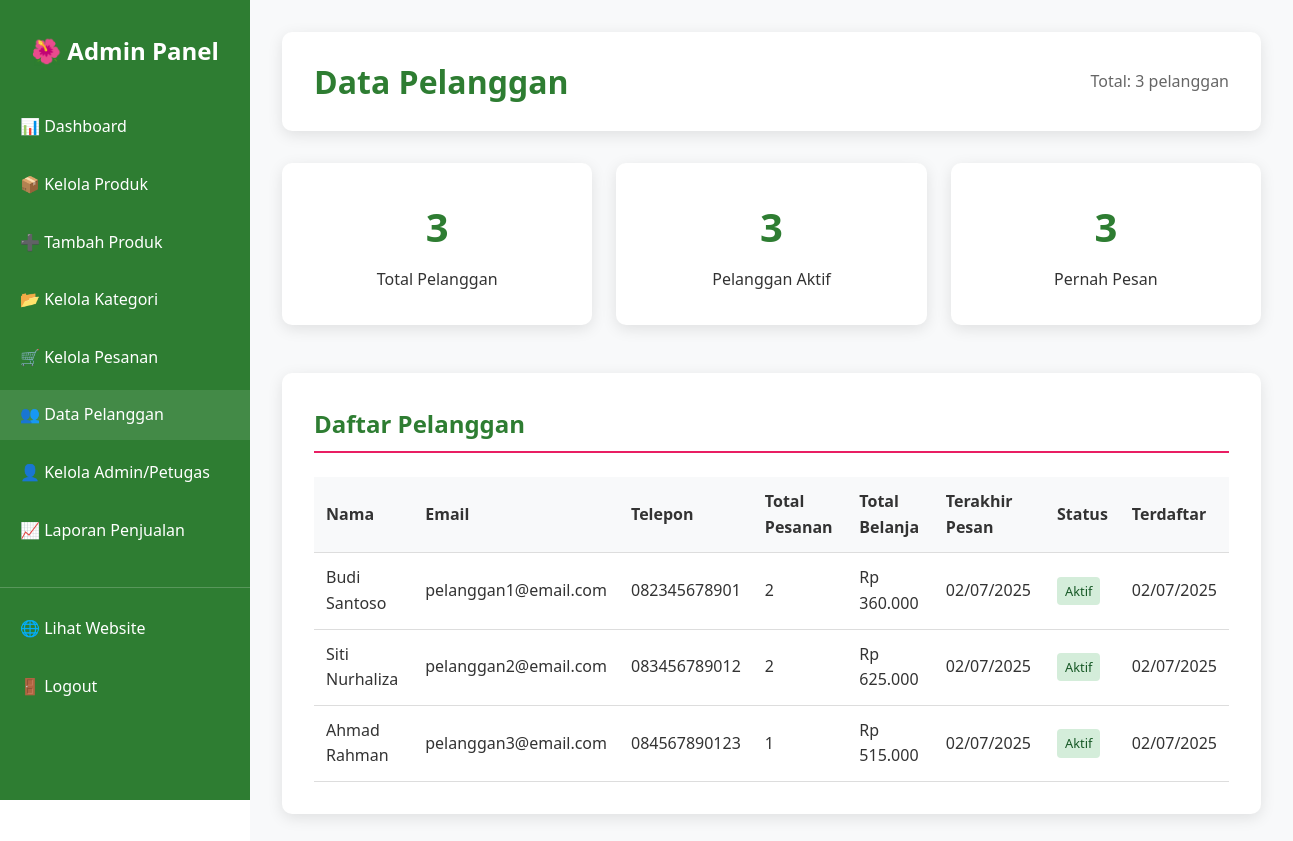
The page /admin/customers.php (signed in) on the database its author committed.
### tables this page shows
CREATE TABLE users (
    id INT PRIMARY KEY AUTO_INCREMENT,
    username VARCHAR(50) UNIQUE NOT NULL,
    email VARCHAR(100) UNIQUE NOT NULL,
    password VARCHAR(255) NOT NULL,
    full_name VARCHAR(100) NOT NULL,
    phone VARCHAR(20),
    address TEXT,
    role ENUM('admin', 'petugas', 'pelanggan') DEFAULT 'pelanggan',
    is_active TINYINT(1) DEFAULT 1,
    created_at TIMESTAMP DEFAULT CURRENT_TIMESTAMP,
    updated_at TIMESTAMP DEFAULT CURRENT_TIMESTAMP ON UPDATE CURRENT_TIMESTAMP
);

### config/database.php (called while the page is built, shortened)
<?php
function formatRupiah($amount) {
    return 'Rp ' . number_format($amount, 0, ',', '.');
}
?>

### admin/customers.php (the view, shortened to what this page needs)
<?php
require_once '../config/database.php';
$pdo = getConnection();
$stmt = $pdo->prepare("
    SELECT u.*,
           COUNT(o.id) as total_orders,
           COALESCE(SUM(o.total_amount), 0) as total_spent,
           MAX(o.order_date) as last_order
    FROM users u
    LEFT JOIN orders o ON u.id = o.user_id
    WHERE u.role = 'pelanggan'
    GROUP BY u.id
    ORDER BY u.created_at DESC
");
$stmt->execute();
$customers = $stmt->fetchAll();
?>
<!DOCTYPE html>
<html lang="id">
<head>
    <link rel="stylesheet" href="../assets/css/style.css">
    <link rel="stylesheet" href="assets/admin.css">
</head>
<body>
    <div class="admin-container">
        <?php include 'includes/sidebar.php'; ?>
        <div class="main-content">
            <div class="page-header">
                <h1>Data Pelanggan</h1>
                <div>
                    <span style="color: #666;">Total: <?php echo count($customers); ?> pelanggan</span>
                </div>
            </div>
            <div class="stats-grid">
                <div class="stat-card">
                    <div class="stat-number"><?php echo count($customers); ?></div>
                    <div>Total Pelanggan</div>
                </div>
                <div class="stat-card">
                    <div class="stat-number"><?php echo count(array_filter($customers, fn($c) => $c['is_active'])); ?></div>
                    <div>Pelanggan Aktif</div>
                </div>
                <div class="stat-card">
                    <div class="stat-number"><?php echo count(array_filter($customers, fn($c) => $c['total_orders'] > 0)); ?></div>
                    <div>Pernah Pesan</div>
                </div>
            </div>
            <div class="content-card">
                <h2>Daftar Pelanggan</h2>
                <table class="table">
                    <thead>
                        <tr>
                            <th>Nama</th>
                            <th>Email</th>
                            <th>Telepon</th>
                            <th>Total Pesanan</th>
                            <th>Total Belanja</th>
                            <th>Terakhir Pesan</th>
                            <th>Status</th>
                            <th>Terdaftar</th>
                        </tr>
                    </thead>
                    <tbody>
                        <?php foreach($customers as $customer): ?>
                        <tr>
                            <td><?php echo htmlspecialchars($customer['full_name']); ?></td>
                            <td><?php echo htmlspecialchars($customer['email']); ?></td>
                            <td><?php echo htmlspecialchars($customer['phone'] ?: '-'); ?></td>
                            <td><?php echo $customer['total_orders']; ?></td>
                            <td><?php echo formatRupiah($customer['total_spent']); ?></td>
                            <td><?php echo $customer['last_order'] ? date('d/m/Y', strtotime($customer['last_order'])) : '-'; ?></td>
                            <td>
                                <span class="status-badge <?php echo $customer['is_active'] ? 'status-active' : 'status-inactive'; ?>">
                                    <?php echo $customer['is_active'] ? 'Aktif' : 'Tidak Aktif'; ?>
                                </span>
                            </td>
                            <td><?php echo date('d/m/Y', strtotime($customer['created_at'])); ?></td>
                        </tr>
                        <?php endforeach; ?>
                    </tbody>
                </table>
            </div>
        </div>
    </div>
</body>
</html>

### assets/css/style.css (style rules this page uses)
* { margin: 0; padding: 0; box-sizing: border-box; }
body { font-family: 'Segoe UI', Tahoma, Geneva, Verdana, sans-serif; line-height: 1.6; color: #333; background-color: #fff; }
.page-header { background: linear-gradient(135deg, #f8f9fa, #e8f5e8); padding: 2rem 0; text-align: center; }
.main-content { min-height: 100vh; padding-top: 0; }

### admin/assets/admin.css (style rules this page uses)
.admin-container { display: flex; min-height: 100vh; font-family: 'Segoe UI', Tahoma, Geneva, Verdana, sans-serif; }
.main-content { flex: 1; margin-left: 250px; padding: 2rem; background: #f8f9fa; min-height: 100vh; }
.page-header { display: flex; justify-content: space-between; align-items: center; margin-bottom: 2rem; background: white; padding: 1.5rem 2rem; border-radius: 10px; box-shadow: 0 4px 15px rgba(0,0,0,0.1); }
.page-header h1 { color: #2e7d32; margin: 0; font-size: 2rem; }
.content-card { background: white; padding: 2rem; border-radius: 10px; box-shadow: 0 4px 15px rgba(0,0,0,0.1); margin-bottom: 2rem; }
.content-card h2 { color: #2e7d32; margin-bottom: 1.5rem; font-size: 1.5rem; border-bottom: 2px solid #e91e63; padding-bottom: 0.5rem; }
.stats-grid { display: grid; grid-template-columns: repeat(auto-fit, minmax(250px, 1fr)); gap: 1.5rem; margin-bottom: 3rem; }
.stat-card { background: white; padding: 2rem; border-radius: 10px; box-shadow: 0 4px 15px rgba(0,0,0,0.1); text-align: center; }
.stat-number { font-size: 2.5rem; font-weight: bold; color: #2e7d32; margin-bottom: 0.5rem; }
.table { width: 100%; border-collapse: collapse; margin-top: 1rem; }
.table th, .table td { padding: 12px; text-align: left; border-bottom: 1px solid #ddd; vertical-align: middle; }
.table th { background: #f8f9fa; font-weight: 600; color: #333; position: sticky; top: 0; }
.status-badge { padding: 4px 8px; border-radius: 4px; font-size: 0.8rem; font-weight: 500; display: inline-block; }
.status-active { background: #d4edda; color: #155724; }

### rows shown on the page
users: full_name "Budi Santoso", email "pelanggan1@email.com", phone "082345678901", total_orders "2", total_spent "Rp 360.000", last_order "02/07/2025", is_active "Aktif", created_at "02/07/2025"
users: full_name "Siti Nurhaliza", email "pelanggan2@email.com", phone "083456789012", total_orders "2", total_spent "Rp 625.000", last_order "02/07/2025", is_active "Aktif", created_at "02/07/2025"
users: full_name "Ahmad Rahman", email "pelanggan3@email.com", phone "084567890123", total_orders "1", total_spent "Rp 515.000", last_order "02/07/2025", is_active "Aktif", created_at "02/07/2025"

### other values the page prints
count($customers) "3"
count(array_filter($customers, fn($c) => $c['is_active'])) "3"
count(array_filter($customers, fn($c) => $c['total_orders'] > 0)) "3"
